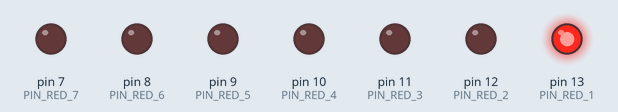
Recording of a sketch running on a simulated Arduino Uno, built with avr-gcc and run on an emulated ATmega328P. Shown: output pins drawn as LEDs (lit = HIGH).

Above: at 0.5 s.
At 2.5 s:
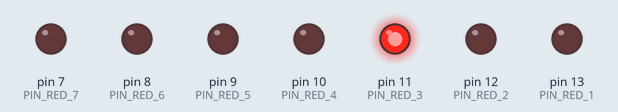
At 5.5 s:
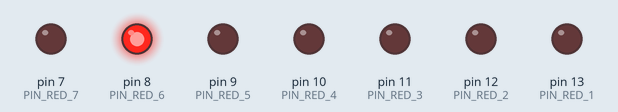
At 8.5 s:
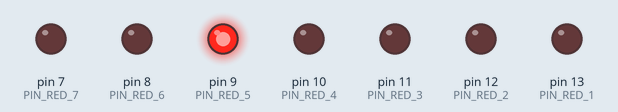
At 13.5 s:
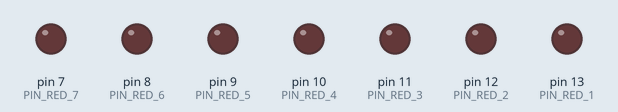
At 17.5 s:
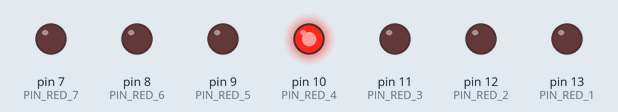
Timing chart, 0 to 18.2 s (numbered marks = the images above):
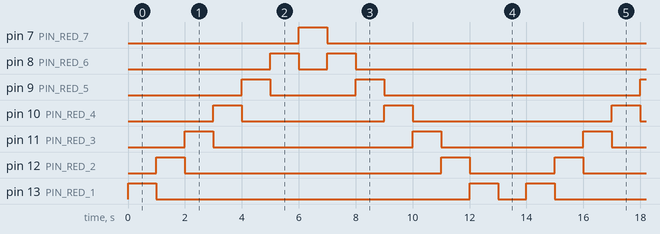

The sketch:

da_sevenLedsBlinking.ino
```cpp
#include <Key.h>

/* Seven leds blinking alternatively */
// Seven leds
// 7 R220

const int PIN_RED_1=13; // pin 13 to red led 1
const int PIN_RED_2=12; // pin 12 to red led 2
const int PIN_RED_3=11; // pin 11 to red led 3
const int PIN_RED_4=10; // pin 10 to red led 4
const int PIN_RED_5= 9; // pin 09 to red led 5
const int PIN_RED_6= 8; // pin 08 to red led 6
const int PIN_RED_7= 7; // pin 07 to red led 7

void setup() {
    pinMode(PIN_RED_1, OUTPUT); // pin 13 as output
    pinMode(PIN_RED_2, OUTPUT); // pin 12 as output
    pinMode(PIN_RED_3, OUTPUT); // pin 11 as output
    pinMode(PIN_RED_4, OUTPUT); // pin 10 as output
    pinMode(PIN_RED_5, OUTPUT); // pin 09 as output
    pinMode(PIN_RED_6, OUTPUT); // pin 08 as output
    pinMode(PIN_RED_7, OUTPUT); // pin 07 as output

    digitalWrite(PIN_RED_1, LOW); // pin switch off at beginning
    digitalWrite(PIN_RED_2, LOW); // pin switch off at beginning
    digitalWrite(PIN_RED_3, LOW); // pin switch off at beginning
    digitalWrite(PIN_RED_4, LOW); // pin switch off at beginning
    digitalWrite(PIN_RED_5, LOW); // pin switch off at beginning
    digitalWrite(PIN_RED_6, LOW); // pin switch off at beginning
    digitalWrite(PIN_RED_7, LOW); // pin switch off at beginning
}

void loop () {
    digitalWrite(PIN_RED_1, HIGH); // when is 5V, light will be on
    delay(1000); // wait
    digitalWrite(PIN_RED_1, LOW); // when is 5V, light will be off
    digitalWrite(PIN_RED_2, HIGH); // when is 5V, light will be on
    delay(1000); // wait
    digitalWrite(PIN_RED_2, LOW); // when is 5V, light will be off
    digitalWrite(PIN_RED_3, HIGH); // when is 5V, light will be on
    delay(1000); // wait
    digitalWrite(PIN_RED_3, LOW); // when is 5V, light will be off
    digitalWrite(PIN_RED_4, HIGH); // when is 5V, light will be on
    delay(1000); // wait
    digitalWrite(PIN_RED_4, LOW); // when is 5V, light will be off
    digitalWrite(PIN_RED_5, HIGH); // when is 5V, light will be on
    delay(1000); // wait
    digitalWrite(PIN_RED_5, LOW); // when is 5V, light will be off
    digitalWrite(PIN_RED_6, HIGH); // when is 5V, light will be on
    delay(1000); // wait
    digitalWrite(PIN_RED_6, LOW); // when is 5V, light will be off
    digitalWrite(PIN_RED_7, HIGH); // when is 5V, light will be on

    delay(1000); // wait to start back

    digitalWrite(PIN_RED_7, LOW); // when is 5V, light will be off
    digitalWrite(PIN_RED_6, HIGH); // when is 5V, light will be on
    delay(1000); // wait
    digitalWrite(PIN_RED_6, LOW); // when is 5V, light will be off
    digitalWrite(PIN_RED_5, HIGH); // when is 5V, light will be on
    delay(1000); // wait
    digitalWrite(PIN_RED_5, LOW); // when is 5V, light will be off
    digitalWrite(PIN_RED_4, HIGH); // when is 5V, light will be on
    delay(1000); // wait
    digitalWrite(PIN_RED_4, LOW); // when is 5V, light will be off
    digitalWrite(PIN_RED_3, HIGH); // when is 5V, light will be on
    delay(1000); // wait
    digitalWrite(PIN_RED_3, LOW); // when is 5V, light will be off
    digitalWrite(PIN_RED_2, HIGH); // when is 5V, light will be on
    delay(1000); // wait
    digitalWrite(PIN_RED_2, LOW); // when is 5V, light will be off
    digitalWrite(PIN_RED_1, HIGH); // when is 5V, light will be on
    delay(1000); // wait
    digitalWrite(PIN_RED_1, LOW); // when is 5V, light will be off
    delay(1000); // wait

}
```

Measured:
- by itself, pin 7 (PIN_RED_7): alternates HIGH for 1.0 s and LOW for 13.0 s
- by itself, pin 8 (PIN_RED_6): repeats every 14.0 s: LOW 1.0 s, HIGH 1.0 s, LOW 11.0 s, HIGH 1.0 s
- by itself, pin 9 (PIN_RED_5): repeats every 14.0 s: LOW 3.0 s, HIGH 1.0 s, LOW 9.0 s, HIGH 1.0 s
- by itself, pin 10 (PIN_RED_4): repeats every 14.0 s: LOW 5.0 s, HIGH 1.0 s, LOW 7.0 s, HIGH 1.0 s
- by itself, pin 11 (PIN_RED_3): repeats every 14.0 s: LOW 7.0 s, HIGH 1.0 s, LOW 5.0 s, HIGH 1.0 s
- by itself, pin 12 (PIN_RED_2): repeats every 14.0 s: LOW 9.0 s, HIGH 1.0 s, LOW 3.0 s, HIGH 1.0 s
- by itself, pin 13 (PIN_RED_1): repeats every 14.0 s: LOW 11.0 s, HIGH 1.0 s, LOW 1.0 s, HIGH 1.0 s
